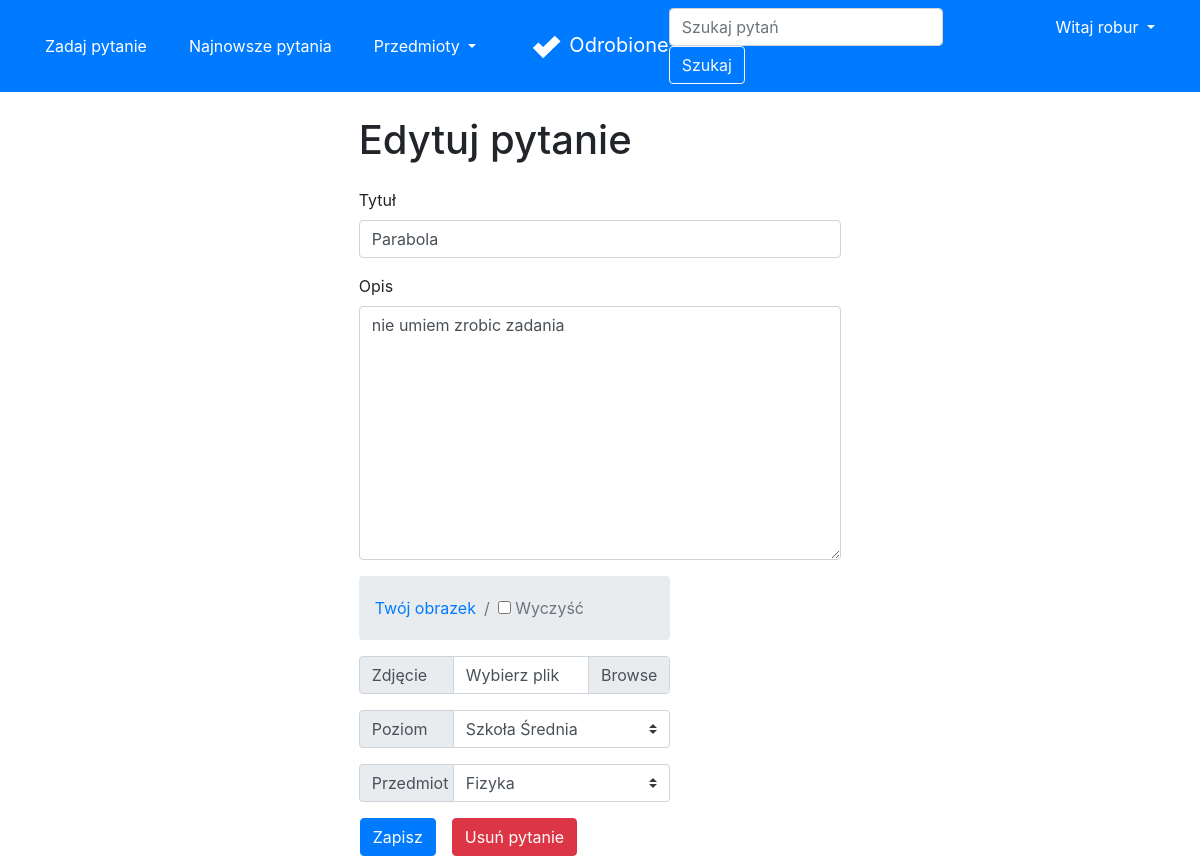
/my/24 (signed in), run on an earlier commit of the app's database.
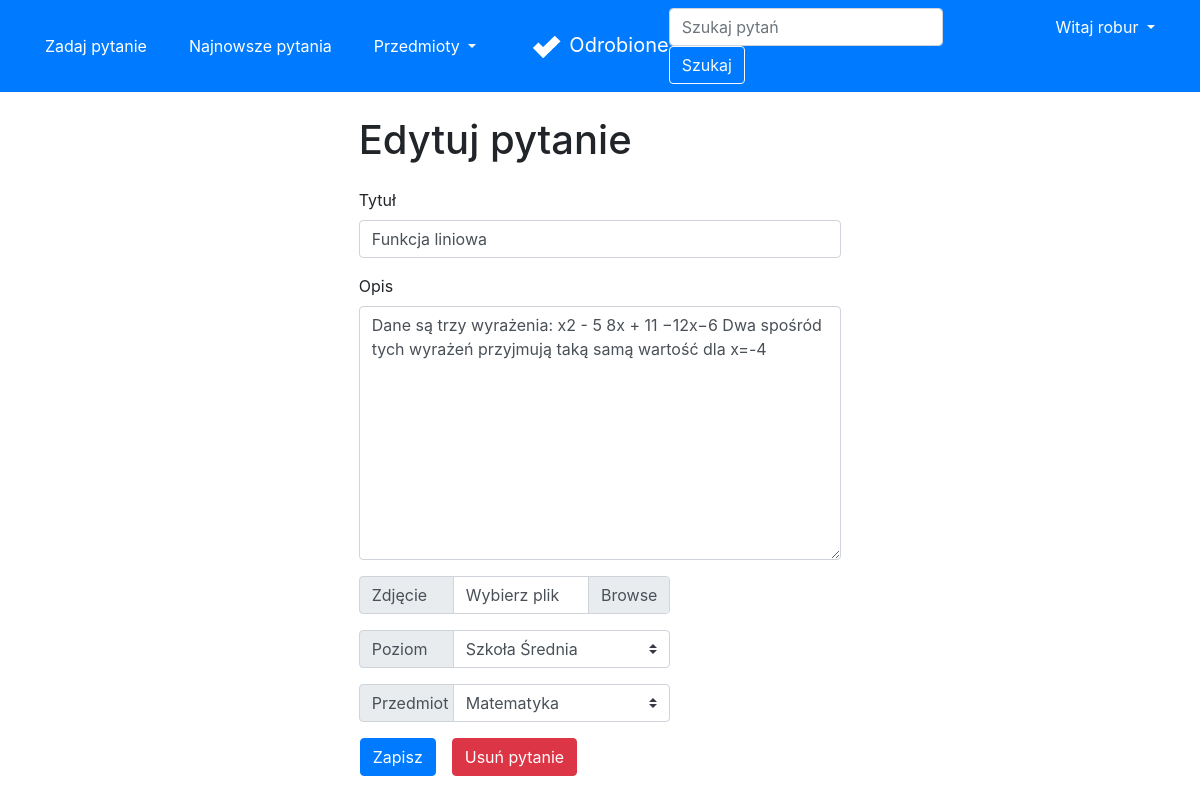
And on a later commit of the database.
### forum/models.py (models this page shows, shortened)
class Question(Model):
    title = CharField(max_length=300)
    desc = TextField()
    image = ImageField(upload_to='images/', blank=True)
    createDate = DateTimeField(auto_now_add=True)
    user = ForeignKey(User, on_delete=CASCADE)
    schools = [
        ('', 'Wybierz szkołę'),
        ('ps', 'Szkoła Podstawowa'),
        ('ms', 'Szkoła Średnia'),
        ('cl', 'Studia'),
    ]
    school = CharField(max_length=2, choices=schools,
                       default='')
    subjects = [
        ('', 'Wybierz przedmiot'),
        ('mat', 'Matematyka'),
        ('fiz', 'Fizyka'),
        ('inf', 'Informatyka'),
        ('pol', 'Język Polski'),
        ('ang', 'Język Angielski'),
        ('nmc', 'Język Niemiecki'),
        ('his', 'Historia'),
        ('bio', 'Biologia'),
        ('che', 'Chemia'),
        ('geo', 'Geografia'),
    ]
    subject = CharField(max_length=3, choices=subjects,
                        default='')
    likes = ManyToManyField(User, related_name='likes', blank=True)

### forum/views.py (the view, shortened to what this page needs)
# urls.py: path('my/<int:questionId>', views.myDetail, name='myDetail'),
@login_required
def myDetail(request, questionId):
    question = get_object_or_404(
        Question, pk=questionId, user=request.user)
    if request.method == 'GET':
        form = QuestionForm(instance=question)
        return render(request, 'forum/myDetail.html',
                      {'form': form, 'question': question})

### forum/forms.py
class QuestionForm(forms.ModelForm):
    class Meta:
        model = Question
        fields = ('title', 'desc', 'image', 'school', 'subject')

### forum/templates/forum/myDetail.html (shortened to what the changed rows need)
{% extends 'forum/base.html' %}
{% block content %}
<div class="row justify-content-center">
    <div class="col-md-5">
        <br>
        <h1 class="mb-4">Edytuj pytanie</h1>
        <form method="POST" enctype="multipart/form-data">
            <div class="form-group">
                <label for="id_title">Tytuł</label>
                <input type="text" class="form-control" name="title" maxlength="300" required=""
                    value="{{question.title}}" id="id_title" placeholder="Tytuł pytania">
            </div>
            <div class="form-group">
                <label for="id_desc">Opis</label>
                <textarea name="desc" class="form-control" cols="40" rows="10" required="" id="id_desc"
                    placeholder="Opisz swój problem">{{question.desc}}</textarea>
            </div>
            {% if question.image %}
            <div class="row">
                <div class="col-md-8">
                    <nav aria-label="breadcrumb">
                        <ol class="breadcrumb">
                            <li class="breadcrumb-item mt-2"><a href="{{question.image.url}}">Twój obrazek</a></li>
                            <li class="breadcrumb-item active mt-2" aria-current="page"><input type="checkbox"
                                    name="image-clear" id="image-clear_id">
                                <label for="image-clear_id">Wyczyść</label></li>
                        </ol>
                    </nav>
                    <div class="input-group mb-3">
                        <div class="input-group-prepend">
                            <span class="input-group-text" style="width: 95px;">Zdjęcie</span>
                        </div>
                        <div class="custom-file">
                            <label class="custom-file-label" for="id_image">Wybierz plik</label>
                        </div>
                    </div>
                </div>
            </div>
            {% else %}
            <div class="row">
                <div class="col-md-8">
                    <div class="input-group mb-3">
                        <div class="input-group-prepend">
                            <span class="input-group-text" style="width: 95px;">Zdjęcie</span>
                        </div>
                        <div class="custom-file">
                            <label class="custom-file-label" for="id_image">Wybierz plik</label>
                        </div>
                    </div>
                </div>
            </div>
            {% endif %}
            <div class="row">
                <div class="col-md-8">
                    <div class="input-group mb-3">
                        <div class="input-group-prepend">
                            <label class="input-group-text" style="width: 95px;" for="id_school">Poziom</label>
                        </div>
                        <select name="school" class="custom-select" id="id_school" required>
                            {% for id,school in question.schools %}
                            {% if id == question.school %}
                            <option value="{{id}}" selected>{{school}}</option>
                            {% elif id == "" %}
                            <option value="{{id}}" disabled>{{school}}</option>
                            {% else %}
                            <option value="{{id}}">{{school}}</option>
                            {% endif %}
                            {% endfor %}
                        </select>
                    </div>
                    <div class="input-group mb-3">
                        <div class="input-group-prepend">
                            <label class="input-group-text" style="width: 95px;" for="id_subject">Przedmiot</label>
                        </div>
                        <select name="subject" class="custom-select" id="id_subject" required>
                            {% for id,subject in question.subjects %}
                            {% if id == question.subject %}
                            <option value="{{id}}" selected>{{subject}}</option>
                            {% elif id == "" %}
                            <option value="{{id}}" disabled>{{subject}}</option>
                            {% else %}
                            <option value="{{id}}">{{subject}}</option>
                            {% endif %}
                            {% endfor %}
                        </select>
                    </div>
                </div>
            </div>
        </form>
    </div>
</div>
{% endblock content %}

What changed in the data, as far as the page shows it:
changed Question "Szkoła Średnia": title "Parabola" → "Funkcja liniowa"; desc "nie umiem zrobic zadania" → "Dane są trzy wyrażenia: x2 - 5 8x + 11 −12x−6 Dwa spośród tych wyrażeń przyjmują taką samą wartość dla x=-4"; image "images/logo.png" → empty (drawn); subject "Fizyka" → "Matematyka"
Also different on the page:
form field image-clear: "☐" → (not shown)
text no longer shown: "Twój obrazek Wyczyść"
